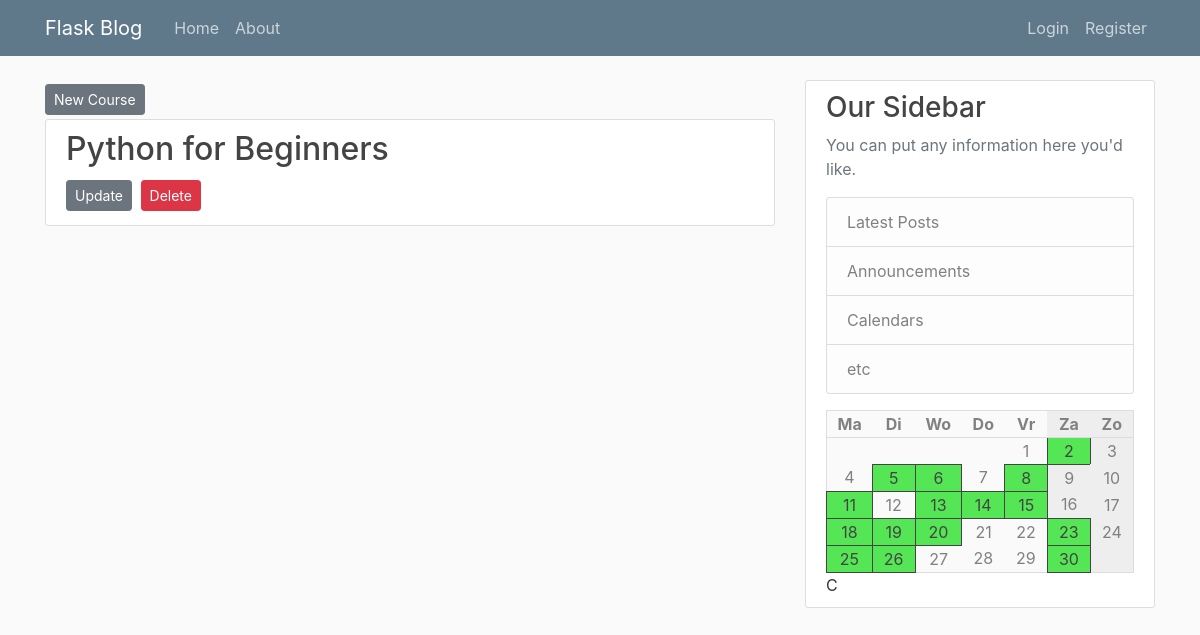
/admin, run on an earlier commit of the app's database.
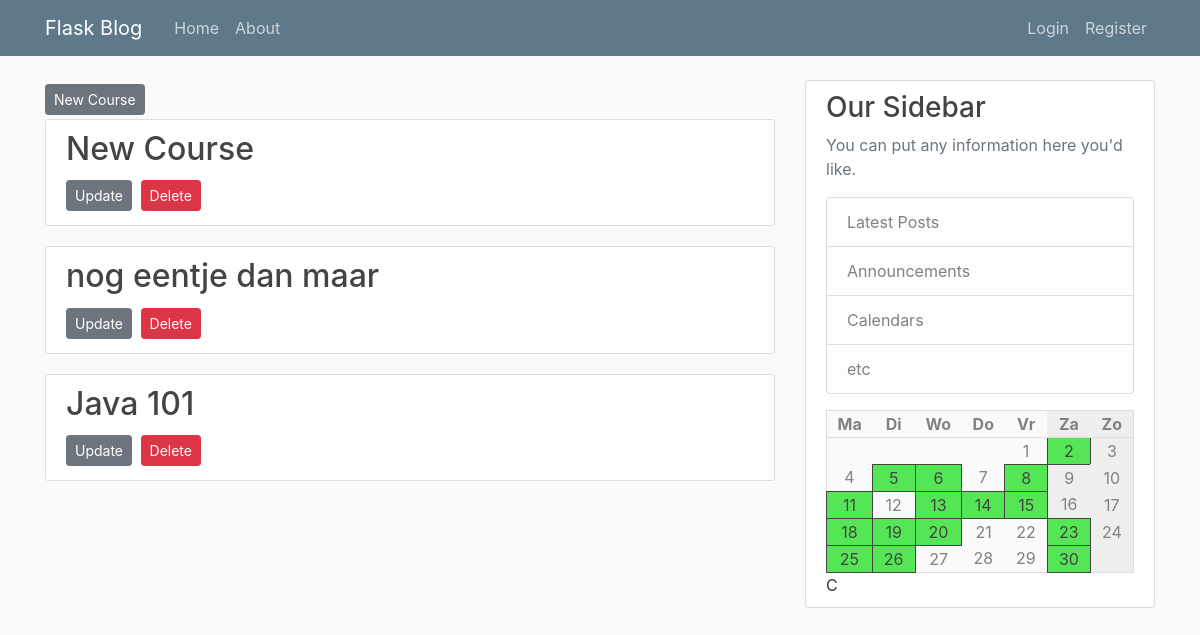
And on a later commit of the database.
### pgmles/models.py (models this page shows, shortened)
class Course(db.Model):
    id = db.Column(db.Integer, primary_key=True)
    name = db.Column(db.String(100), nullable=False)
    description = db.Column(db.Text, nullable=False)
    teacher_id = db.Column(
        db.Integer, db.ForeignKey('user.id'), nullable=False)
    weekday = db.Column(db.Integer, nullable=False)
    start = db.Column(db.String(10), nullable=False, default=datetime.utcnow)
    end = db.Column(db.String(10), nullable=False, default=datetime.utcnow)
    location = db.Column(db.String(120), nullable=False)

### pgmles/routes.py (the view)
@app.route("/admin")
def admin():
    courses = Course.query.all()
    return render_template('admin.html', calendar=calendar, title='Administration Page', courses=courses)

### pgmles/templates/admin.html (shortened to what this page needs)
{% extends "layout.html" %}
{% block content %}
<a class="btn btn-secondary btn-sm mt-1 mb-1" href="{{ url_for('new_course') }}">New Course</a>
    {% for course in courses %}
        <article class="media content-section">
          <div class="media-body">
            <h2><a class="article-title" href="{{url_for('course', course_id=course.id)}}">{{course.name}}</a></h2>
            <div>
                <a class="btn btn-secondary btn-sm mt-1 mb-1" href="{{ url_for('update_lang', course_id = course.id) }}">Update</a>
                <button type="button" class="btn btn-danger btn-sm m-1" data-toggle="modal" data-target="#deleteModal">Delete</button>
            </div>
          </div>
        </article>
    {% endfor %}
{% endblock content %}

What changed in the data, as far as the page shows it:
removed Course: name "Python for Beginners"
added Course: name "New Course"
added Course: name "nog eentje dan maar"
added Course: name "Java 101"
